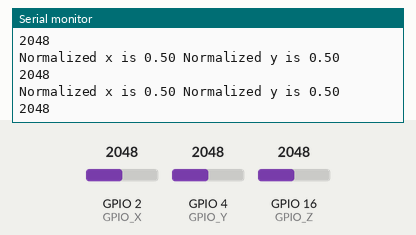
This sketch was run on a simulated ESP32. On the bench: the last lines printed to the serial monitor. The test bench sets the inputs (shaded band); at power-on: GPIO 2 (GPIO_X) = 2048, GPIO 4 (GPIO_Y) = 2048, GPIO 16 (GPIO_Z) = 2048.

Above: at 1.2 s.
1.3 s: GPIO 2 (GPIO_X) set to 2866
At 1.49 s:
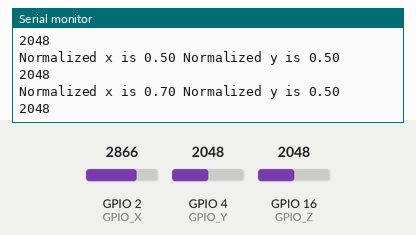
2.8 s: GPIO 4 (GPIO_Y) set to 2866
At 2.99 s:
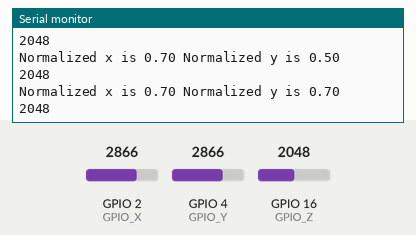
4.3 s: GPIO 16 (GPIO_Z) set to 2866
At 4.5 s:
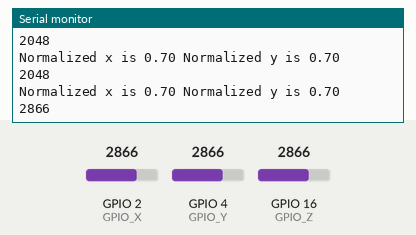
5.8 s: GPIO 2 (GPIO_X) set to 3603
At 5.86 s:
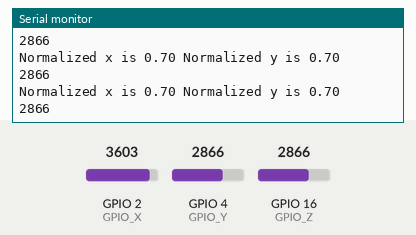
7.3 s: GPIO 4 (GPIO_Y) set to 3603
At 7.36 s:
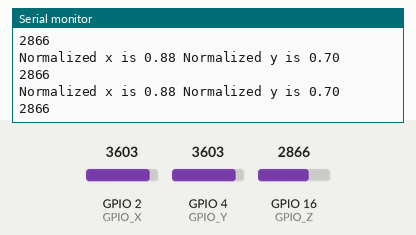
8.8 s: GPIO 16 (GPIO_Z) set to 3603
At 8.87 s:
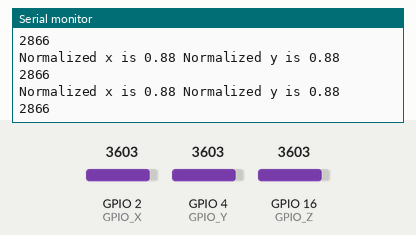
Timing chart, 0 to 11.3 s (numbered marks = the images above; inputs shaded):
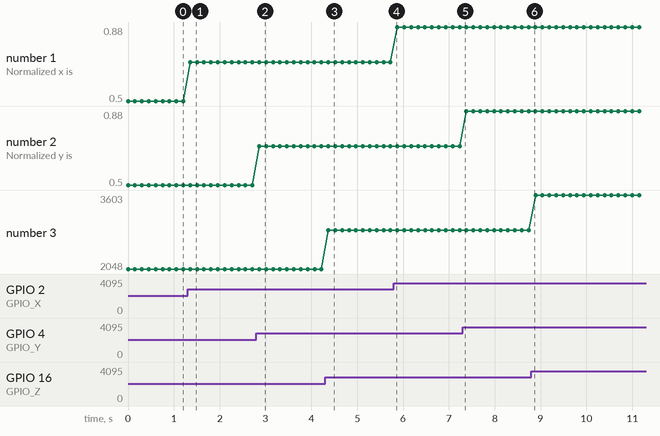

Measured:
- after the input at 1.3 s, the serial monitor: prints a new line after 0.06 s (image 1)
- after the input at 2.8 s, the serial monitor: prints a new line after 0.06 s (image 2)
- after the input at 4.3 s, the serial monitor: prints a new line after 0.07 s (image 3)
- plotted number 1: 0.5 → 0.7 after the input at 1.3 s, 0.7 → 0.88 after the input at 5.8 s
- plotted number 3: 2048 → 2866 after the input at 4.3 s, 2866 → 3603 after the input at 8.8 s

The sketch:

sketch_jul22a.ino
```cpp
#define GPIO_X 2
#define GPIO_Y 4
#define GPIO_Z 16

int State_X = 0;
int State_Y = 0;
int State_Z = 0;

void setup() {

pinMode(2, INPUT);
pinMode(4, INPUT);
pinMode(16, INPUT);

Serial.begin(9600);
}


void loop() {

State_X = analogRead(GPIO_X);
State_Y = analogRead(GPIO_Y);
State_Z = analogRead(GPIO_Z);

// Serial.println(" x is" + State_X + " y is " + State_Y);
// Serial.println("x is " + String(State_X) + " y is " + String(State_Y));


float normalized_x = (float)State_X / 4095.0f;
float normalized_y = (float)State_Y / 4095.0f;

Serial.println("Normalized x is " + String(normalized_x) + " Normalized y is " + String(normalized_y));

Serial.println(State_Z);
// Serial.println(String(normalized_x) +"S"+ String(normalized_y))

Serial.println();

delay(150);
} 
```
